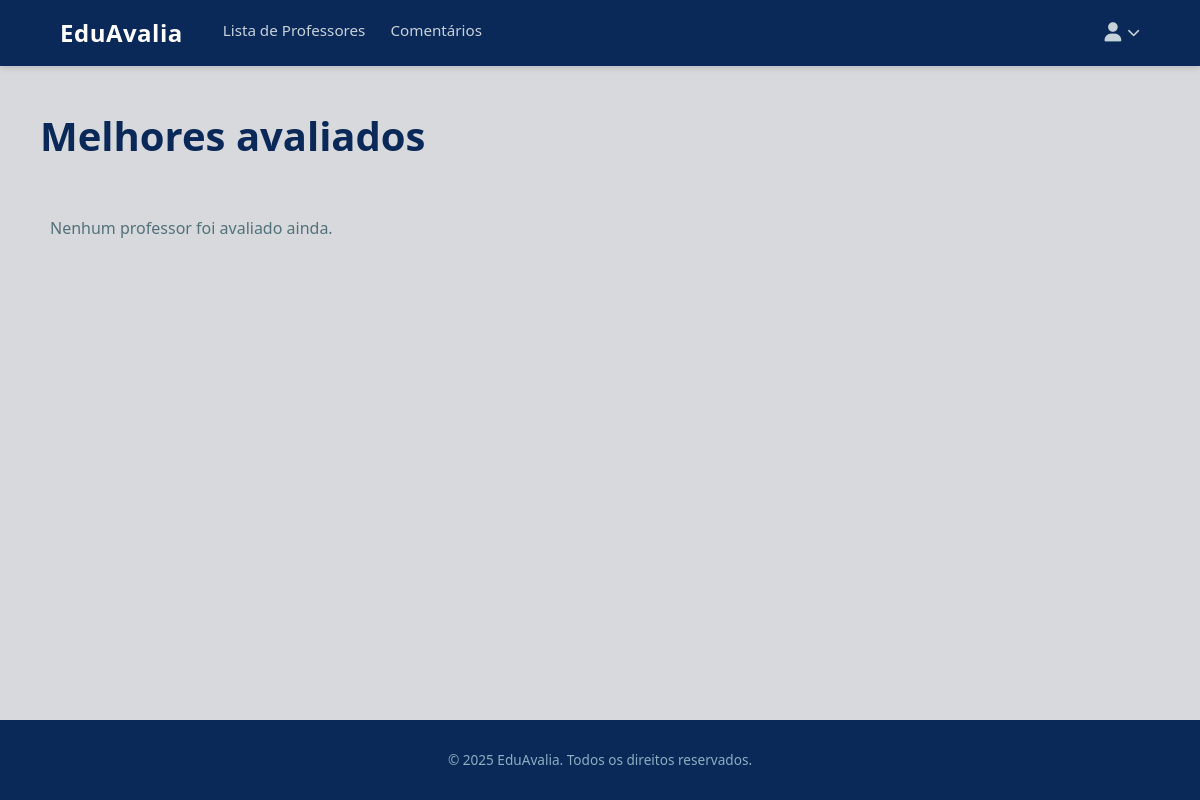
Before: /ranking/ (signed in) with the older database file.
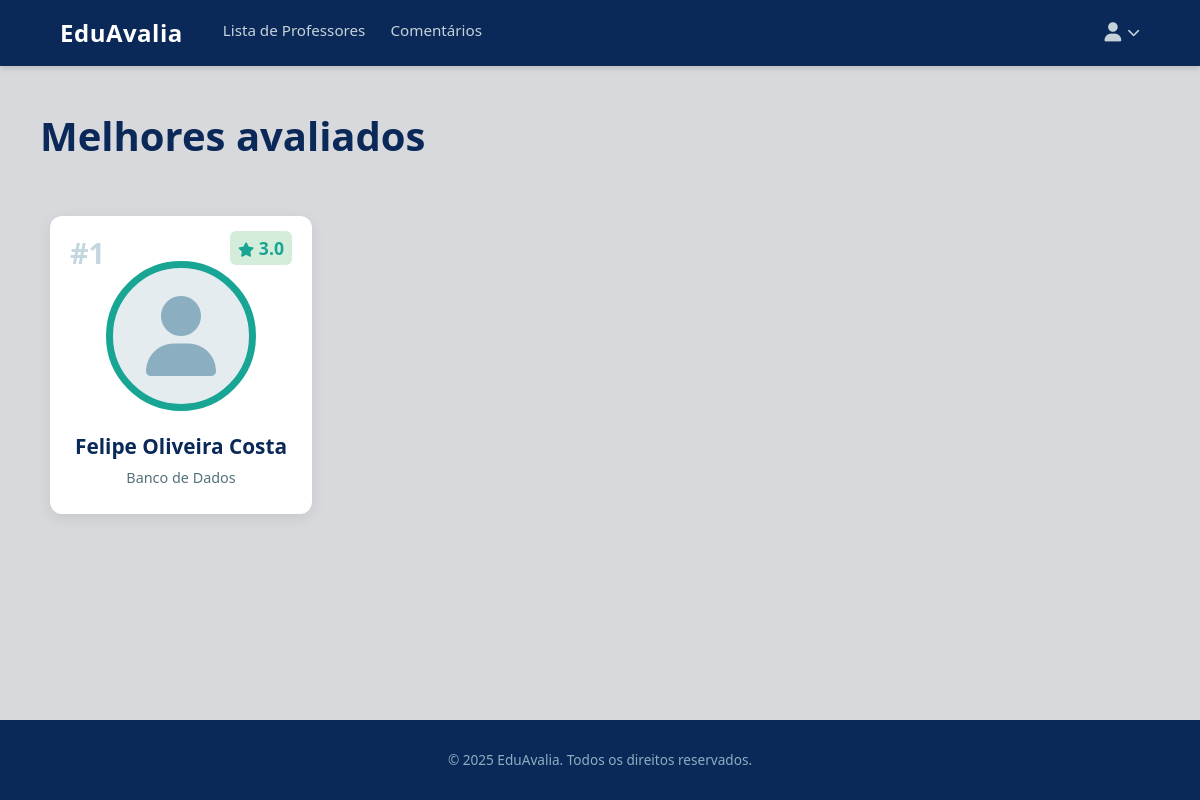
After: the same page with the newer database file.
### avaliacoes/models.py (models this page shows, shortened)
class Professor(models.Model):
    user = models.OneToOneField(CustomUser, on_delete=models.CASCADE, limit_choices_to={'user_type': 'professor'})
    foto = models.ImageField(upload_to='professores_fotos/', blank=True, null=True)

class CustomUser(AbstractUser):
    USER_TYPE_CHOICES = (
        ('aluno', 'Aluno'),
        ('professor', 'Professor'),
        ('admin', 'Administrador'),
    )
    user_type = models.CharField(max_length=20, choices=USER_TYPE_CHOICES, default='aluno')
    cpf = models.CharField(max_length=11, unique=True)
    data_nascimento = models.DateField(null=True, blank=True)

class DisciplinaPessoa(models.Model):
    STATUS_CHOICES = [
        ('ativo', 'Ativo'),
        ('inativo', 'Inativo'),
    ]
    disciplina = models.ForeignKey('Materia', on_delete=models.CASCADE)
    pessoa = models.ForeignKey('CustomUser', on_delete=models.CASCADE, related_name='disciplinas_pessoa')
    status = models.CharField(max_length=20, choices=STATUS_CHOICES, default='ativo')
    class Meta:
        unique_together = ('disciplina', 'pessoa')

class Materia(models.Model):
    nome = models.CharField(max_length=100)
    codigo = models.CharField(max_length=20, unique=True)
    data_inicio = models.DateField()

### avaliacoes/views.py (the view)
# urls.py: path('ranking/', views.ranking_geral, name='ranking_geral'),
@login_required(login_url='login')
def ranking_geral(request):
    professores_avaliados = Professor.objects.annotate(
        media_nota=Avg('user__disciplinas_pessoa__avaliacoes__categorias_avaliacao__nota')
    )
    ranking = professores_avaliados.filter(
        media_nota__isnull=False
    ).order_by('-media_nota')
    ranking_top_10 = ranking[:10]
    context = {
        'professores_ranking': ranking_top_10
    }
    return render(request, 'avaliacoes/ranking_geral.html', context)

### avaliacoes/templates/avaliacoes/ranking_geral.html (shortened to what this page needs)
{% extends 'base.html' %}
{% load static %}
{% block content %}
<main class="ranking-container">
    <h1>Melhores avaliados</h1>
    <div class="ranking-carousel">
        {% for professor in professores_ranking %}
        <a href="{% url 'detalhes_professor' professor.id %}" style="text-decoration: none;">
            <div class="ranking-card">
                <div class="ranking-number">
                    #{{ forloop.counter }}
                </div>
                <div class="ranking-score">
                    <i class="fa-solid fa-star" style="font-size: 0.9rem;"></i>
                    {{ professor.media_nota|floatformat:1 }}
                </div>
                <div class="ranking-card-image">
                    {% if professor.foto %}
                        <img src="{{ professor.foto.url }}" alt="Foto de {{ professor.user.get_full_name }}">
                    {% else %}
                        <i class="fa-solid fa-user"></i>
                    {% endif %}
                </div>
                <h3>{{ professor.user.get_full_name }}</h3>
                <p>
                    {% for dp in professor.user.disciplinas_pessoa.all %}
                        {{ dp.disciplina.nome }}
                    {% empty %}
                        Professor
                    {% endfor %}
                </p>
            </div>
        </a>
        {% empty %}
            <p style="color: var(--verde-escuro-letras);">Nenhum professor foi avaliado ainda.</p>
        {% endfor %}
        </div>
</main>
{% endblock content %}

Changed rows visible on the page:
added Professor: media_nota "3.0", user.get_full_name "Felipe Oliveira Costa"
added DisciplinaPessoa: disciplina.nome "Banco de Dados"
Other visible differences:
text no longer shown: "Nenhum professor foi avaliado ainda."
